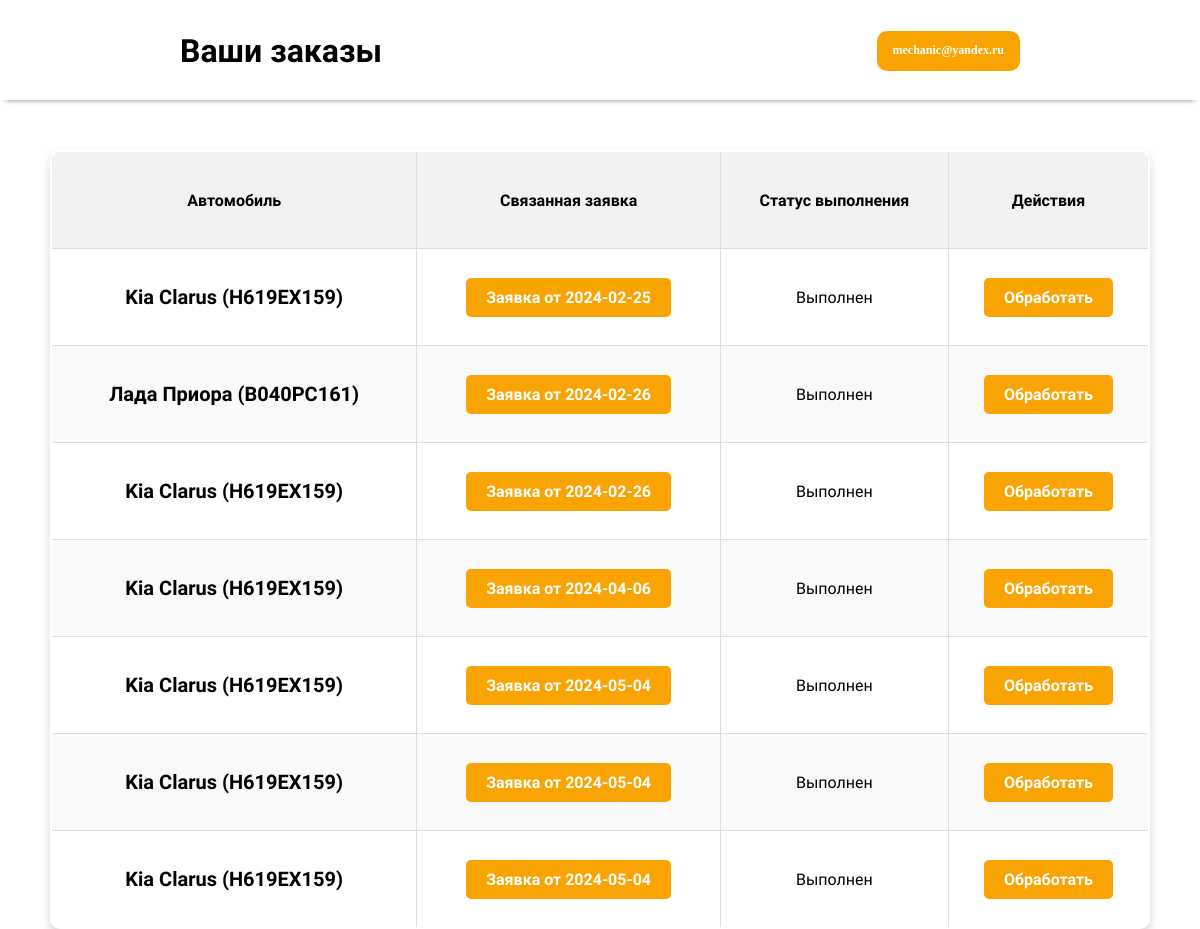
The page /profile/all-orders/ (signed in) on the database its author committed.
### AuthenticationApp/models.py (models this page shows, shortened)
class CustomUser(AbstractUser):
    username = models.EmailField("Электронная почта", max_length=100, unique=True)
    bio = models.CharField("ФИО", max_length=100)
    phone_number = models.CharField("Номер телефона", max_length=18, unique=True)
    is_client = models.BooleanField(default=False)
    is_manager = models.BooleanField(default=False)
    is_mechanic = models.BooleanField(default=False)
    REQUIRED_FIELDS = ["bio", "phone_number"]
    class Meta:
        verbose_name = 'Администратор'
        verbose_name_plural = 'Администраторы'

### OrdersApp/models.py (models this page shows, shortened)
class Order(models.Model):
    car = models.ForeignKey(Car, on_delete=models.CASCADE, verbose_name='Автомобиль')
    status_choices = [
        ('PENDING', 'Ожидает выполнения'),
        ('IN_PROGRESS', 'В процессе выполнения'),
        ('COMPLETED', 'Выполнен'),
    ]
    status = models.CharField(max_length=20, choices=status_choices, default='PENDING',
                              verbose_name='Статус выполнения')
    final_cost = models.DecimalField(max_digits=10, decimal_places=2, verbose_name='Конечная стоимость', blank=True,
                                     null=True)
    end_date = models.DateField(verbose_name='Дата окончания выполнения', blank=True, null=True)
    end_time = models.TimeField(verbose_name='Время окончания выполнения', blank=True, null=True)
    appeal = models.ForeignKey('Appeal', on_delete=models.SET_NULL, verbose_name='Заявка', blank=True, null=True)
    name_of_the_responsible_mechanic = models.CharField(max_length=100, null=True)
    class Meta:
        verbose_name = 'Заказ'
        verbose_name_plural = 'Заказы'

class Appeal(models.Model):
    created_at = models.DateTimeField("Дата создания заявки", auto_now_add=True)
    chosen_date = models.DateField("Дата выбранная пользователем")
    chosen_time = models.TimeField("Время выбранное пользователем")
    comment = models.TextField("Комментарий клиента", blank=True)
    car = models.ForeignKey(Car, on_delete=models.CASCADE, verbose_name="Идентификатор авто")
    manager = models.ForeignKey(Manager, on_delete=models.CASCADE, verbose_name="Идентификатор менеджера",
                                blank=True, null=True)
    is_processed = models.BooleanField(default=False)
    class Meta:
        verbose_name = "Заявка"
        verbose_name_plural = "Заявки"

### CarApp/models.py (models this page shows)
class Car(models.Model):
    client = models.ForeignKey(CustomUser, on_delete=models.CASCADE)
    sts = models.CharField("СТС", max_length=100)
    brand = models.CharField("Марка", max_length=100)
    model = models.CharField("Модель", max_length=100)
    body_type = models.CharField("Тип кузова", max_length=100)
    license_plate = models.CharField("Государственный номер", max_length=20)
    color = models.CharField("Цвет", max_length=50)
    vin_number = models.CharField("VIN номер", max_length=100)
    year_of_manufacture = models.PositiveSmallIntegerField("Год выпуска")
    def __str__(self):
        return f"{self.brand} {self.model} ({self.license_plate})"

### OrdersApp/views.py (the view)
# urls.py: path('all-orders/', views.all_orders_view, name='all_orders'),
@login_required
def all_orders_view(request):
    mechanic = get_object_or_404(Mechanic, pk=request.user.pk)
    orders = Order.objects.filter(name_of_the_responsible_mechanic=mechanic.bio)
    return render(request, 'all_orders.html', {'orders': orders})

### OrdersApp/templates/all_orders.html (shortened to what this page needs)
<!DOCTYPE html>
<html lang="en">
<head>
    <link href='https://unpkg.com/boxicons@2.1.4/css/boxicons.min.css' rel='stylesheet'>
</head>
<header>
    <div class="header-content">
        <h1>Ваши заказы</h1>
        <div class="header-buttons">
            <div class="dropdown">
                <button class="dropbtn">
                    {% if user.is_authenticated %}{{ user.username }}{% else %}Личный кабинет{% endif %}</button>
            </div>
        </div>
    </div>
</header>
<body>
<div class="content">
    <table>
        <thead>
        <tr>
            <th>Автомобиль</th>
            <th>Связанная заявка</th>
            <th>Статус выполнения</th>
            <th>Действия</th>
        </tr>
        </thead>
        <tbody>
        {% for order in orders %}
            <tr>
                <td class="auto">{{ order.car }}</td>
                <td>
                    {% if order.appeal %}
                        <div class="tooltip">
                            <a href="#" class="tooltip-link">Заявка от {{ order.appeal.created_at|date:"Y-m-d" }}</a>
                        </div>
                    {% else %}
                        Нет связанной заявки
                    {% endif %}
                </td>
                <td>{{ order.get_status_display }}</td>
                <td><a href="{% url 'order_details' order.id %}">Обработать</a></td>
            </tr>
        {% endfor %}
        </tbody>
    </table>
</div>
</body>
</html>

### OrdersApp/templates/all_orders.html (style rules this page uses)
body, html { margin: 0; font-family: "Montserrat Alternates", sans-serif; }
header { position: fixed; top: 0; width: 100%; background-color: #fff; height: 100px; line-height: 60px; box-shadow: 0px 5px 5px -5px rgba(34, 60, 80, 0.6); z-index: 999; }
.header-content { display: flex; justify-content: space-between; }
.header-content h1 { margin-left: 15%; }
.header-buttons { display: flex; align-items: center; justify-content: center; margin-right: 15%; }
.header-buttons button { background-color: #faa404; border-radius: 10px; border: none; color: white; height: 40px; margin-left: 30px; font-family: "Montserrat", 'sans-serif'; font-weight: bold; display: flex; align-items: center; }
.content { margin-top: 150px; padding: 0 50px; }
h1 { text-align: center; margin-bottom: 20px; }
table { z-index: 999; width: 100%; border-collapse: collapse; margin-top: 20px; border-radius: 10px; border: 2px solid transparent; overflow: hidden; box-shadow: 0px 5px 10px 0px rgba(34, 60, 80, 0.2); }
th, td { height: 80px; border: 1px solid #ddd; padding: 8px; text-align: center; }
th { background-color: #f2f2f2; }
.auto { font-weight: 700; font-size: 20px; }
tr:nth-child(even) { background-color: #f9f9f9; }
.content a { font-weight: bold; display: inline-block; text-decoration: none; background-color: #faa404; color: #fff; padding: 10px 20px; border-radius: 5px; transition: background-color 0.3s ease; }
.dropdown { position: relative; display: inline-block; }
.dropbtn { transition: all ease 0.3s; background-color: transparent; color: #faa404; padding: 16px; font-size: 12px; border: none; cursor: pointer; border-radius: 10px; }
.tooltip { position: relative; display: inline-block; }

### rows shown on the page
CustomUser: username "mechanic@yandex.ru"
Order: car "Kia Clarus (Н619ЕХ159)", appeal.created_at "2024-02-25", status "Выполнен"
Order: car "Лада Приора (В040РС161)", appeal.created_at "2024-02-26", status "Выполнен"
Order: car "Kia Clarus (Н619ЕХ159)", appeal.created_at "2024-02-26", status "Выполнен"
Order: car "Kia Clarus (Н619ЕХ159)", appeal.created_at "2024-04-06", status "Выполнен"
Order: car "Kia Clarus (Н619ЕХ159)", appeal.created_at "2024-05-04", status "Выполнен"
Order: car "Kia Clarus (Н619ЕХ159)", appeal.created_at "2024-05-04", status "Выполнен"
Order: car "Kia Clarus (Н619ЕХ159)", appeal.created_at "2024-05-04", status "Выполнен"
